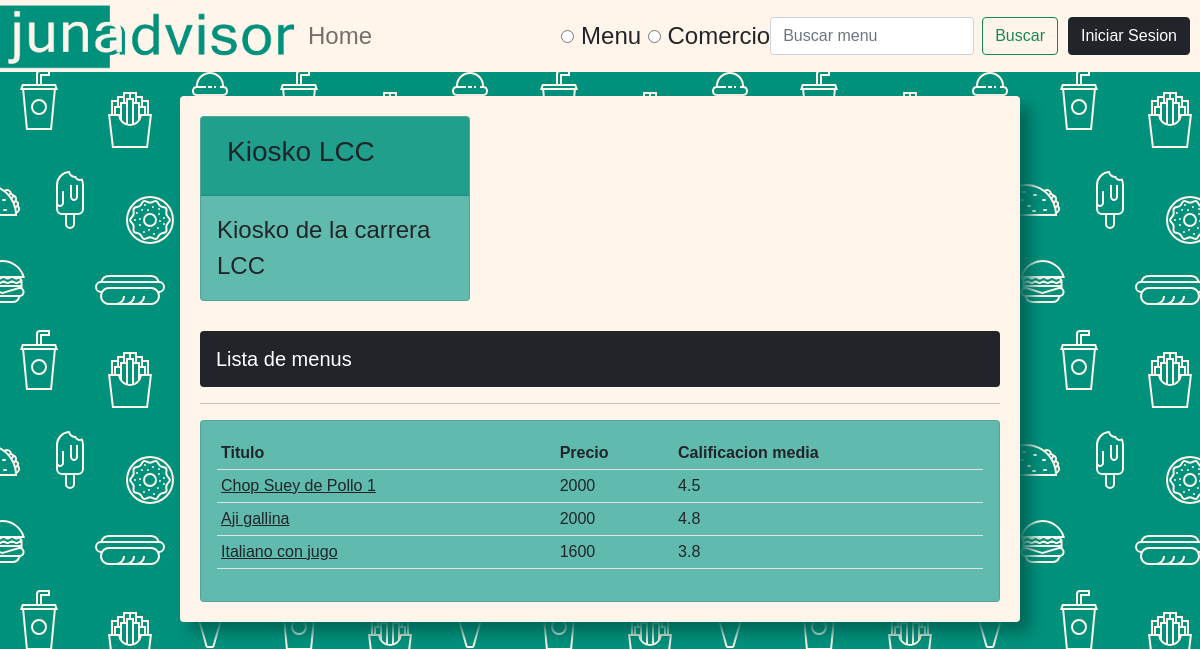
The page /comercio/1 on the database its author committed.
### app/models.py (models this page shows, shortened)
class Comercio(models.Model):
    nombre = models.CharField(max_length=100, null=True)
    descripcion = models.CharField(max_length=500, null=True)
    direccion = models.CharField(max_length=100, null=True)
    is_active = models.BooleanField(default=True)

class Menu(models.Model):
    comercio = models.ForeignKey(Comercio, null=True, on_delete=models.SET_NULL)
    titulo = models.CharField(max_length=100, null=True)
    precio = models.PositiveIntegerField()
    descripcion = models.CharField(max_length=500, null=True)
    calificacion_media = models.FloatField(default=0)
    menu_pic  = models.ImageField(null=True, blank=True)
    is_active = models.BooleanField(default=True)
    categoria = models.ManyToManyField(Categoria)

### app/views.py (the view)
# urls.py: path('comercio/<str:pk>', views.vistaComercio, name="comercio"),
def vistaComercio(request, pk):
    comercio = Comercio.objects.get(id=pk)
    menus = comercio.menu_set.filter(is_active = True)
    context = { 'comercio': comercio, 'menus': menus}
    return render(request, "app/comercio.html", context)

### app/templates/app/comercio.html
{% extends 'app/main.html' %}
{% load static %}
{% block content %}
    <div class="card menu">
        <div class="card-header">
            <div class="d-flex flex-row">
                <h3>{{comercio.nombre}}</h3>
            </div>
        </div>
        <div class="card-body">
                <p>{{comercio.descripcion}}</p>
        </div>
    </div>
    <div class="w-100">
        <h5>Lista de menus</h5>
        <hr>
        <div class="card card-body overflow-auto max-h-250">
            <table class="table table-sm">
                <tr>
                    <th>Titulo</th>
                    <th>Precio</th>
                    <th>Calificacion media</th>
                </tr>
                {% for menu in menus %}
                <tr>
                    <td><a class="link-dark" href="{% url 'menu' menu.id %}">{{menu.titulo}}</a></td>
                    <td>{{menu.precio}}</td>
                    <td>{{menu.calificacion_media}}</td>
                </tr>
                {% endfor %}
            </table>
        </div>
    </div>
{% endblock %}

### static/css/style.css (style rules this page uses)
:root { --primary-color: #00917c; --pr-light-1: #209F8C; --pr-light-2: #60BAAD; --pr-light-3: #9FD6CE; --secondary-color: #fff5eb; --sec-dark-1: #FFEEDD; --third-color: #17a2b8; }
body { font-family:'Gill Sans', 'Gill Sans MT', Calibri, 'Trebuchet MS', sans-serif; background-color: var(--primary-color); }
p { color: #212529; font-size: 1.5rem; margin-bottom: 0; }
.card { color: var(--secondary-color); background-color: var(--pr-light-2); }
.card-header { background-color: var(--pr-light-1); }
.max-h-250 { max-height: 250px; }
h5 { color: white; background-color: #212529; padding: 1rem; border-radius: .25rem; }
h3 { padding: 10px; color: #212529; border-radius: .25rem; max-height: fit-content; }
.menu { max-width: 30%; min-width: 270px; margin-bottom: 30px; }

### rows shown on the page
Comercio: nombre "Kiosko LCC", descripcion "Kiosko de la carrera LCC"
Menu: titulo "Chop Suey de Pollo 1", precio "2000", calificacion_media "4.5"
Menu: titulo "Aji gallina", precio "2000", calificacion_media "4.8"
Menu: titulo "Italiano con jugo", precio "1600", calificacion_media "3.8"
